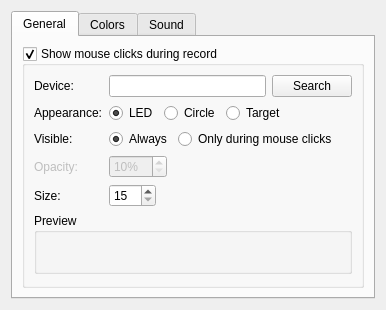
<?xml version="1.0" encoding="UTF-8"?>
<ui version="4.0">
 <class>MouseConfig</class>
 <widget class="QWidget" name="MouseConfig">
  <property name="geometry">
   <rect>
    <x>0</x>
    <y>0</y>
    <width>386</width>
    <height>295</height>
   </rect>
  </property>
  <property name="windowTitle">
   <string notr="true"/>
  </property>
  <property name="toolTip">
   <string notr="true"/>
  </property>
  <layout class="QVBoxLayout" name="verticalLayout">
   <property name="spacing">
    <number>0</number>
   </property>
   <item>
    <widget class="KTabWidget" name="ktabwidget">
     <property name="currentIndex">
      <number>0</number>
     </property>
     <widget class="QWidget" name="tab_3">
      <attribute name="title">
       <string>General</string>
      </attribute>
      <layout class="QVBoxLayout" name="verticalLayout_2">
       <item>
        <widget class="QGroupBox" name="kcfg_showActivity">
         <property name="title">
          <string>Show mouse clicks during record</string>
         </property>
         <property name="flat">
          <bool>false</bool>
         </property>
         <property name="checkable">
          <bool>true</bool>
         </property>
         <layout class="QFormLayout" name="formLayout_4">
          <property name="fieldGrowthPolicy">
           <enum>QFormLayout::ExpandingFieldsGrow</enum>
          </property>
          <item row="7" column="0" colspan="2">
           <widget class="QGroupBox" name="groupBox">
            <property name="title">
             <string>Preview</string>
            </property>
            <layout class="QGridLayout" name="gridLayout">
             <item row="0" column="1">
              <widget class="CursorWidget" name="cursorWidget" native="true">
               <property name="minimumSize">
                <size>
                 <width>9</width>
                 <height>9</height>
                </size>
               </property>
              </widget>
             </item>
             <item row="0" column="0">
              <spacer name="horizontalSpacer_2">
               <property name="orientation">
                <enum>Qt::Horizontal</enum>
               </property>
               <property name="sizeHint" stdset="0">
                <size>
                 <width>40</width>
                 <height>20</height>
                </size>
               </property>
              </spacer>
             </item>
             <item row="0" column="2">
              <spacer name="horizontalSpacer_3">
               <property name="orientation">
                <enum>Qt::Horizontal</enum>
               </property>
               <property name="sizeHint" stdset="0">
                <size>
                 <width>40</width>
                 <height>20</height>
                </size>
               </property>
              </spacer>
             </item>
            </layout>
           </widget>
          </item>
          <item row="6" column="1">
           <widget class="KIntSpinBox" name="kcfg_cursorWidgetSize">
            <property name="suffix">
             <string notr="true"/>
            </property>
            <property name="prefix">
             <string/>
            </property>
            <property name="minimum">
             <number>15</number>
            </property>
            <property name="maximum">
             <number>100</number>
            </property>
           </widget>
          </item>
          <item row="6" column="0">
           <widget class="QLabel" name="label_3">
            <property name="text">
             <string>Size:</string>
            </property>
            <property name="buddy">
             <cstring>kcfg_cursorWidgetSize</cstring>
            </property>
           </widget>
          </item>
          <item row="5" column="1">
           <widget class="KIntSpinBox" name="kcfg_cursorOpacity">
            <property name="enabled">
             <bool>false</bool>
            </property>
            <property name="suffix">
             <string notr="true">%</string>
            </property>
            <property name="minimum">
             <number>10</number>
            </property>
            <property name="maximum">
             <number>100</number>
            </property>
            <property name="singleStep">
             <number>10</number>
            </property>
           </widget>
          </item>
          <item row="5" column="0">
           <widget class="QLabel" name="opacityLabel">
            <property name="enabled">
             <bool>false</bool>
            </property>
            <property name="text">
             <string>Opacity:</string>
            </property>
            <property name="buddy">
             <cstring>kcfg_cursorOpacity</cstring>
            </property>
           </widget>
          </item>
          <item row="4" column="1">
           <layout class="QHBoxLayout" name="horizontalLayout_4">
            <item>
             <widget class="QRadioButton" name="kcfg_mouseWidgetAlwaysVisible">
              <property name="text">
               <string>Always</string>
              </property>
              <property name="checked">
               <bool>true</bool>
              </property>
              <property name="autoExclusive">
               <bool>false</bool>
              </property>
             </widget>
            </item>
            <item>
             <widget class="QRadioButton" name="kcfg_mouseWidgetInvisible">
              <property name="text">
               <string>Only during mouse clicks</string>
              </property>
              <property name="autoExclusive">
               <bool>false</bool>
              </property>
             </widget>
            </item>
           </layout>
          </item>
          <item row="4" column="0">
           <widget class="QLabel" name="label_5">
            <property name="text">
             <string>Visible:</string>
            </property>
           </widget>
          </item>
          <item row="2" column="1">
           <layout class="QHBoxLayout" name="horizontalLayout_3">
            <item>
             <widget class="QRadioButton" name="kcfg_led">
              <property name="text">
               <string>LED</string>
              </property>
              <property name="checked">
               <bool>true</bool>
              </property>
             </widget>
            </item>
            <item>
             <widget class="QRadioButton" name="kcfg_circle">
              <property name="text">
               <string>Circle</string>
              </property>
             </widget>
            </item>
            <item>
             <widget class="QRadioButton" name="kcfg_target">
              <property name="text">
               <string>Target</string>
              </property>
             </widget>
            </item>
           </layout>
          </item>
          <item row="2" column="0">
           <widget class="QLabel" name="label_2">
            <property name="text">
             <string>Appearance:</string>
            </property>
           </widget>
          </item>
          <item row="0" column="1">
           <layout class="QHBoxLayout" name="horizontalLayout_2">
            <item>
             <widget class="KLineEdit" name="kcfg_mouseDevice">
              <property name="enabled">
               <bool>true</bool>
              </property>
             </widget>
            </item>
            <item>
             <widget class="KPushButton" name="keyMonButton">
              <property name="enabled">
               <bool>true</bool>
              </property>
              <property name="text">
               <string>Search</string>
              </property>
             </widget>
            </item>
           </layout>
          </item>
          <item row="0" column="0">
           <widget class="QLabel" name="label_4">
            <property name="text">
             <string>Device:</string>
            </property>
            <property name="buddy">
             <cstring>kcfg_mouseDevice</cstring>
            </property>
           </widget>
          </item>
         </layout>
        </widget>
       </item>
      </layout>
     </widget>
     <widget class="QWidget" name="tab_4">
      <attribute name="title">
       <string>Colors</string>
      </attribute>
      <layout class="QVBoxLayout" name="verticalLayout_3">
       <item>
        <layout class="QHBoxLayout" name="horizontalLayout">
         <item>
          <widget class="QLabel" name="label">
           <property name="text">
            <string>Mouse button:</string>
           </property>
          </widget>
         </item>
         <item>
          <widget class="KComboBox" name="buttonCombo"/>
         </item>
         <item>
          <widget class="KPushButton" name="addButton">
           <property name="text">
            <string>Add</string>
           </property>
          </widget>
         </item>
         <item>
          <spacer name="horizontalSpacer">
           <property name="orientation">
            <enum>Qt::Horizontal</enum>
           </property>
           <property name="sizeHint" stdset="0">
            <size>
             <width>40</width>
             <height>20</height>
            </size>
           </property>
          </spacer>
         </item>
        </layout>
       </item>
       <item>
        <widget class="QScrollArea" name="scrollArea_2">
         <property name="frameShape">
          <enum>QFrame::NoFrame</enum>
         </property>
         <property name="frameShadow">
          <enum>QFrame::Sunken</enum>
         </property>
         <property name="widgetResizable">
          <bool>true</bool>
         </property>
         <widget class="QWidget" name="colorListWidget">
          <property name="geometry">
           <rect>
            <x>0</x>
            <y>0</y>
            <width>362</width>
            <height>221</height>
           </rect>
          </property>
         </widget>
        </widget>
       </item>
      </layout>
     </widget>
     <widget class="QWidget" name="tab">
      <attribute name="title">
       <string>Sound</string>
      </attribute>
      <layout class="QVBoxLayout" name="verticalLayout_4">
       <item>
        <layout class="QHBoxLayout" name="horizontalLayout_5">
         <item>
          <widget class="QLabel" name="label_6">
           <property name="text">
            <string>Mouse button:</string>
           </property>
          </widget>
         </item>
         <item>
          <widget class="KComboBox" name="soundButtonCombo"/>
         </item>
         <item>
          <widget class="KPushButton" name="soundAddButton">
           <property name="text">
            <string>Add</string>
           </property>
          </widget>
         </item>
         <item>
          <spacer name="horizontalSpacer_4">
           <property name="orientation">
            <enum>Qt::Horizontal</enum>
           </property>
           <property name="sizeHint" stdset="0">
            <size>
             <width>40</width>
             <height>20</height>
            </size>
           </property>
          </spacer>
         </item>
        </layout>
       </item>
       <item>
        <widget class="QScrollArea" name="scrollArea">
         <property name="frameShape">
          <enum>QFrame::NoFrame</enum>
         </property>
         <property name="widgetResizable">
          <bool>true</bool>
         </property>
         <widget class="QWidget" name="soundListWidget">
          <property name="geometry">
           <rect>
            <x>0</x>
            <y>0</y>
            <width>362</width>
            <height>202</height>
           </rect>
          </property>
         </widget>
        </widget>
       </item>
       <item>
        <layout class="QHBoxLayout" name="horizontalLayout_6">
         <item>
          <widget class="QLabel" name="label_7">
           <property name="text">
            <string>Volume:</string>
           </property>
          </widget>
         </item>
         <item>
          <widget class="RecordItNow::VolumeSlider" name="volumeSlider" native="true">
           <property name="sizePolicy">
            <sizepolicy hsizetype="Expanding" vsizetype="Preferred">
             <horstretch>0</horstretch>
             <verstretch>0</verstretch>
            </sizepolicy>
           </property>
          </widget>
         </item>
        </layout>
       </item>
      </layout>
     </widget>
    </widget>
   </item>
  </layout>
 </widget>
 <customwidgets>
  <customwidget>
   <class>KIntSpinBox</class>
   <extends>QSpinBox</extends>
   <header>knuminput.h</header>
  </customwidget>
  <customwidget>
   <class>KPushButton</class>
   <extends>QPushButton</extends>
   <header>kpushbutton.h</header>
  </customwidget>
  <customwidget>
   <class>KLineEdit</class>
   <extends>QLineEdit</extends>
   <header>klineedit.h</header>
  </customwidget>
  <customwidget>
   <class>KComboBox</class>
   <extends>QComboBox</extends>
   <header>kcombobox.h</header>
  </customwidget>
  <customwidget>
   <class>KTabWidget</class>
   <extends>QTabWidget</extends>
   <header>ktabwidget.h</header>
   <container>1</container>
  </customwidget>
  <customwidget>
   <class>CursorWidget</class>
   <extends>QWidget</extends>
   <header>mouse/cursorwidget.h</header>
   <container>1</container>
  </customwidget>
  <customwidget>
   <class>RecordItNow::VolumeSlider</class>
   <extends>QWidget</extends>
   <header>volumeslider.h</header>
   <container>1</container>
  </customwidget>
 </customwidgets>
 <tabstops>
  <tabstop>ktabwidget</tabstop>
  <tabstop>kcfg_showActivity</tabstop>
  <tabstop>kcfg_mouseDevice</tabstop>
  <tabstop>keyMonButton</tabstop>
  <tabstop>kcfg_led</tabstop>
  <tabstop>kcfg_circle</tabstop>
  <tabstop>kcfg_mouseWidgetAlwaysVisible</tabstop>
  <tabstop>kcfg_mouseWidgetInvisible</tabstop>
  <tabstop>kcfg_cursorOpacity</tabstop>
  <tabstop>kcfg_cursorWidgetSize</tabstop>
  <tabstop>buttonCombo</tabstop>
  <tabstop>addButton</tabstop>
 </tabstops>
 <resources/>
 <connections>
  <connection>
   <sender>kcfg_circle</sender>
   <signal>toggled(bool)</signal>
   <receiver>opacityLabel</receiver>
   <slot>setEnabled(bool)</slot>
   <hints>
    <hint type="sourcelabel">
     <x>185</x>
     <y>120</y>
    </hint>
    <hint type="destinationlabel">
     <x>82</x>
     <y>180</y>
    </hint>
   </hints>
  </connection>
  <connection>
   <sender>kcfg_circle</sender>
   <signal>toggled(bool)</signal>
   <receiver>kcfg_cursorOpacity</receiver>
   <slot>setEnabled(bool)</slot>
   <hints>
    <hint type="sourcelabel">
     <x>167</x>
     <y>119</y>
    </hint>
    <hint type="destinationlabel">
     <x>134</x>
     <y>158</y>
    </hint>
   </hints>
  </connection>
 </connections>
</ui>
